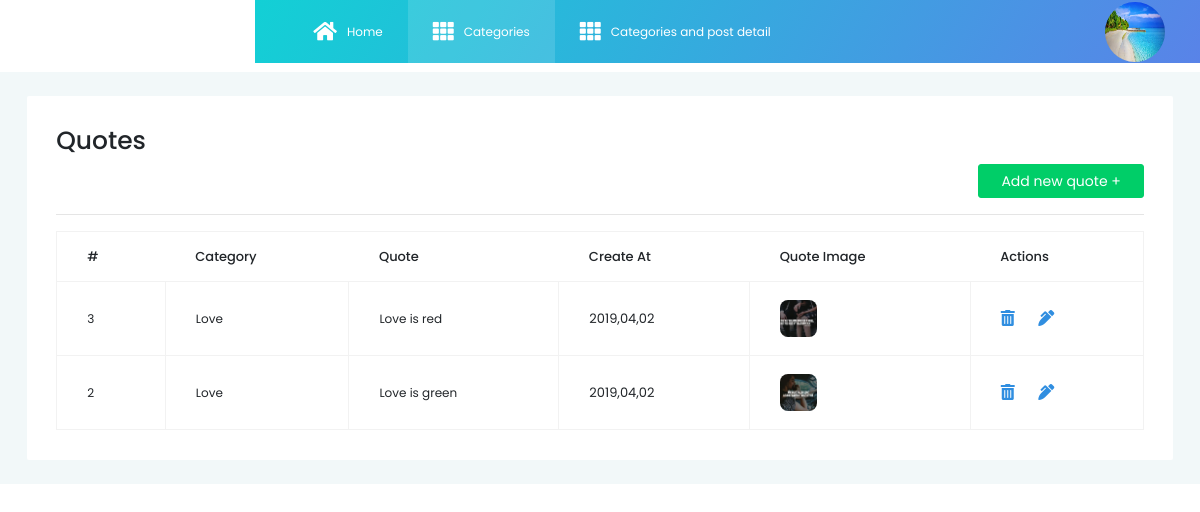
Screenshot of / (signed in) with the database file from the repository.
### quotes/models.py (models this page shows, shortened)
class User(db.Model, UserMixin):
    id = db.Column(db.Integer, primary_key=True)
    name = db.Column(db.String(60))
    username = db.Column(db.String(60), unique=True)
    email = db.Column(db.String(60), unique=True)
    image_file = db.Column(db.String(60), default='default.jpg')
    password = db.Column(db.String(60))

class Quotes(db.Model):
    id = db.Column(db.Integer, primary_key=True)
    quote = db.Column(db.String(100))
    quote_by = db.Column(db.String(100), default='')
    language = db.Column(db.String(100), default='en')
    color_code = db.Column(db.String(100), default='#ffffff')
    font_family = db.Column(db.String(100), default='default')
    is_active = db.Column(db.Boolean(), default=True)
    created_at = db.Column(db.DateTime(), default=datetime.utcnow())
    updated_at = db.Column(db.DateTime(), default=datetime.utcnow())
    image_file = db.Column(db.String(60), default='default.jpg')
    category_id = db.Column(db.String(100), db.ForeignKey('categories.category_name'))

### quotes/main/routes.py (the view)
@main.route('/', methods=['GET', 'POST'])
def home():
    page = request.args.get('page', 1, type=int)
    quote = Quotes.query.order_by(Quotes.created_at.desc(), Quotes.updated_at.asc()).paginate(page=page, per_page=8)
    image_file = url_for('static', filename='images/')
    return render_template('homw2.html', quote=quote, title='Home', image_file=image_file)

### quotes/models.py (called while the page is built)
@login.user_loader
def load_user(user_id):
    return User.query.get(int(user_id))

### quotes/template/homw2.html (shortened to what this page needs)
{% extends 'layout.html' %}
{% block content %}
<form action="" method="post" enctype="multipart/form-data">
    <div class="col-lg-12 grid-margin stretch-card content-wrapper">
        <div class="card">
            <div class="card-body">
                <h3>Quotes</h3>
                <div style="text-align: right">
                    <a href="{{ url_for('quote.add_new_quote')}}" class="btn btn-success">
                        Add new quote +
                    </a>
                </div>
                <hr>
                <div class="table-responsive">
                    <table class="table table-bordered">
                        <thead>
                        <tr>
                            <th>
                                #
                            </th>
                            <th>
                                Category
                            </th>
                            <th>
                                Quote
                            </th>
                            <th>
                                Create At
                            </th>
                            <th>
                                Quote Image
                            </th>
                            <th>
                                Actions
                            </th>
                        </tr>
                        </thead>
                        <tbody>
                        {% for que in quote.items %}
                        <tr>
                            <td>
                                <small class="">{{ que.id }}</small>
                            </td>
                            <td>
                                <small>{{ que.category_id }}</small>
                            </td>
                            <td>
                                <small>{{ que.quote }}</small>
                            </td>
                            <td>
                                {{ que.created_at.strftime('%Y,%m,%d')}}
                            </td>
                            <td>
                                <img src="{{url_for('static', filename='images/' + que.image_file)}}"
                                     class="rounded profile-image">
                            </td>
                            <td>
                                <a href="" data-toggle="modal" data-target="#alertModal"><i class="fas fa-trash-alt"
                                                                                            style="font-size: medium; padding-right: 10px; color: #308ee0;"></i></a>
                                <a href="{{ url_for('quote.update_byID', quote_id=que.id)}}"><i class="fas fa-pen-alt"
                                                                                                style="font-size: medium; padding-left: 10px; color: #308ee0;"></i></a>
                            </td>
                        </tr>
                        {% endfor %}
                        </tbody>
                    </table>
                </div>
            </div>
        </div>
    </div>
</form>
{% endblock %}

### quotes/template/_QuoteNavBar.html (shortened to what this page needs)
<nav class="navbar default-layout col-lg-12 col-12 p-0 fixed-top d-flex flex-row">
    <div class="text-center navbar-brand-wrapper d-flex align-items-top justify-content-center">
    </div>
    <div class="navbar-menu-wrapper d-flex align-items-center">
        <ul class="navbar-nav navbar-nav-left header-links d-none d-md-flex">
            <li class="nav-item">
                <a href="{{ url_for('main.home') }}" class="nav-link">
                    <i class="fas fa-home"></i> Home
                </a>
            </li>
            <li class="nav-item active">
                <a href="{{ url_for('category.get_categories') }}" class="nav-link">
                    <i class="fas fa-th"></i>Categories</a>
            </li>
            <li class="nav-item">
                <a href="{{ url_for('category.showCat') }}" class="nav-link">
                    <i class="fas fa-th"></i>Categories and post detail</a>
            </li>
        </ul>
        <ul class="navbar-nav navbar-nav-right">
            {% if current_user.is_authenticated %}
                <a href="" style="color: white"><img
                        src="{{ url_for('static', filename='profile/'+ current_user.image_file ) }}"
                        class="rounded-circle account-img"></a>
            {% endif %}
        </ul>
    </div>
</nav>

### quotes/static/Main.css (style rules this page uses)
body { background: #fafafa; color: #333333; margin-top: 5rem; }
h1,h2,h3,h4,h5,h6 { color: #444444; }
.site-header,.nav-bar,.nav-link { color: #cbd5db; }
.account-img { height: 60px; width: 60px; margin-right: 20px; margin-bottom: 16px; margin-top: 16px; }

### rows the page displays
User: image_file (placeholder picture)
Quotes: id "3", category_id "Love", quote "Love is red", created_at "2019,04,02", image_file (picture)
Quotes: id "2", category_id "Love", quote "Love is green", created_at "2019,04,02", image_file (picture)
